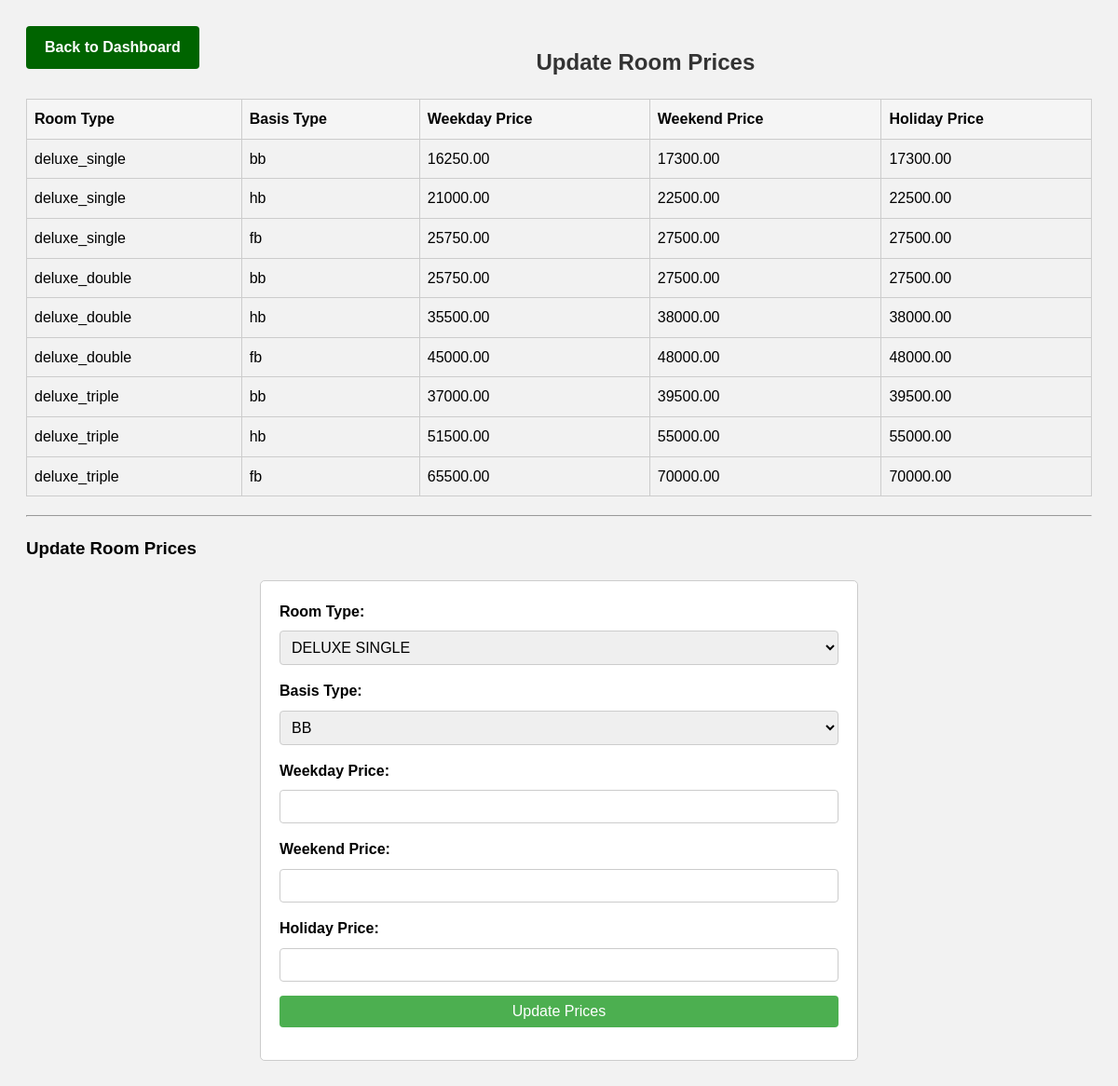
Page /layaleisureupdateprice.php on the committed database.
### tables this page shows
CREATE TABLE IF NOT EXISTS `room_prices` (
  `id` int NOT NULL AUTO_INCREMENT,
  `room_type` varchar(50) NOT NULL,
  `basis_type` varchar(50) NOT NULL,
  `weekday` decimal(10,2) NOT NULL,
  `weekend` decimal(10,2) NOT NULL,
  `holiday` decimal(10,2) NOT NULL,
  PRIMARY KEY (`id`)
);

### layaleisureupdateprice.php (the view, shortened to what this page needs)
<?php
include_once 'db_connect.php';
$sql = "SELECT room_type,basis_type, weekday, weekend, holiday FROM room_prices";
$result = mysqli_query($conn, $sql);
$prices = [];
if (mysqli_num_rows($result) > 0) {
    while ($row = mysqli_fetch_assoc($result)) {
        $prices[] = $row;
    }
}
?>
<!DOCTYPE html>
<html lang="en">
<head>
</head>
<body>
    <div class="back-link">
        <a href="layaleisureadimpanel.php">Back to Dashboard</a>
    </div>
    <h2>Update Room Prices</h2>
    <table>
        <thead>
            <tr>
                <th>Room Type</th>
                <th>Basis Type</th>
                <th>Weekday Price</th>
                <th>Weekend Price</th>
                <th>Holiday Price</th>
            </tr>
        </thead>
        <tbody>
            <?php foreach ($prices as $price): ?>
                <tr>
                    <td><?php echo $price['room_type']; ?></td>
                    <td><?php echo $price['basis_type']; ?></td>
                    <td><?php echo $price['weekday']; ?></td>
                    <td><?php echo $price['weekend']; ?></td>
                    <td><?php echo $price['holiday']; ?></td>
                </tr>
            <?php endforeach; ?>
        </tbody>
    </table>
    <hr>
    <h3>Update Room Prices</h3>
    <form action="update_price.php" method="POST">
        <label for="room_type">Room Type:</label>
        <select name="room_type" id="room_type" required>
            <option value="deluxe_single">DELUXE SINGLE</option>
        </select>
        <label for="basis_type">Basis Type:</label>
        <select name="basis_type" id="basis_type" required>
            <option value="bb">BB</option>
        </select>
        <label for="weekday">Weekday Price:</label>
        <input type="number" id="weekday" name="weekday" required>
        <label for="weekend">Weekend Price:</label>
        <input type="number" id="weekend" name="weekend" required>
        <label for="holiday">Holiday Price:</label>
        <input type="number" id="holiday" name="holiday" required>
        <input type="submit" value="Update Prices">
    </form>
</body>
</html>

### layaleisureupdateprice.php (style rules this page uses)
body { font-family: Arial, sans-serif; line-height: 1.6; background-color: #f2f2f2; padding: 20px; }
h2 { color: #333; text-align: center; margin-bottom: 20px; }
table { width: 100%; border-collapse: collapse; margin-bottom: 20px; }
table, th, td { border: 1px solid #ccc; }
th, td { padding: 8px; text-align: left; }
thead { background-color: #f5f5f5; }
form { background-color: #fff; padding: 20px; border: 1px solid #ccc; border-radius: 5px; max-width: 600px; margin: 0 auto; }
label { display: block; margin-bottom: 8px; font-weight: bold; }
select, input[type="number"], input[type="submit"] { width: 100%; padding: 8px; margin-bottom: 15px; border: 1px solid #ccc; border-radius: 4px; box-sizing: border-box; font-size: 16px; }
input[type="submit"] { background-color: #4CAF50; color: white; border: none; cursor: pointer; }
.back-link { float: left; margin-bottom: 20px; }
.back-link a { display: inline-block; padding: 10px 20px; background-color: #006400; color: #fff; text-decoration: none; border-radius: 4px; font-weight: bold; }

### rows in the picture
room_prices: room_type "deluxe_single", basis_type "bb", weekday "16250.00", weekend "17300.00", holiday "17300.00"
room_prices: room_type "deluxe_single", basis_type "hb", weekday "21000.00", weekend "22500.00", holiday "22500.00"
room_prices: room_type "deluxe_single", basis_type "fb", weekday "25750.00", weekend "27500.00", holiday "27500.00"
room_prices: room_type "deluxe_double", basis_type "bb", weekday "25750.00", weekend "27500.00", holiday "27500.00"
room_prices: room_type "deluxe_double", basis_type "hb", weekday "35500.00", weekend "38000.00", holiday "38000.00"
room_prices: room_type "deluxe_double", basis_type "fb", weekday "45000.00", weekend "48000.00", holiday "48000.00"
room_prices: room_type "deluxe_triple", basis_type "bb", weekday "37000.00", weekend "39500.00", holiday "39500.00"
room_prices: room_type "deluxe_triple", basis_type "hb", weekday "51500.00", weekend "55000.00", holiday "55000.00"
room_prices: room_type "deluxe_triple", basis_type "fb", weekday "65500.00", weekend "70000.00", holiday "70000.00"
